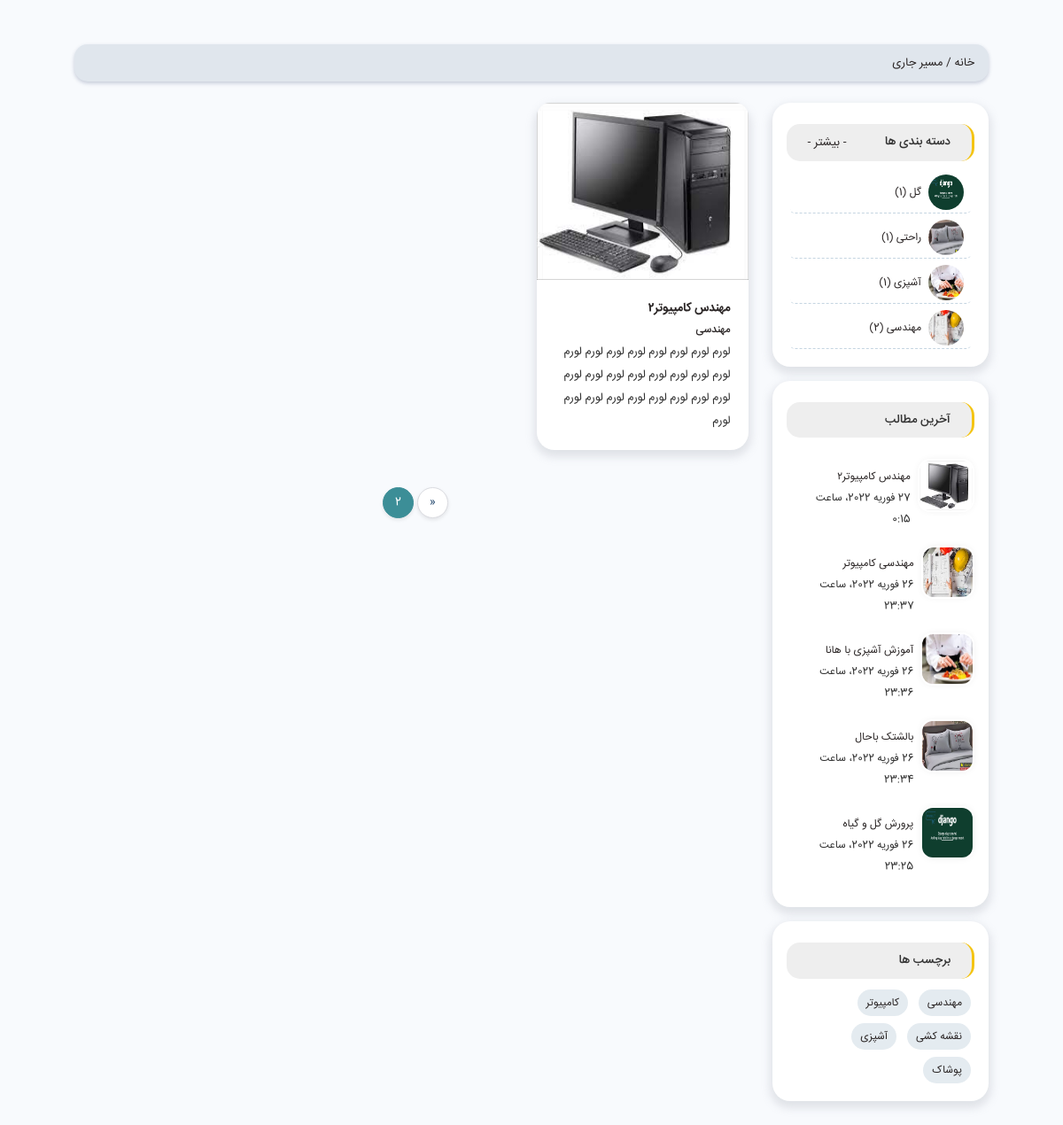
/blogs?page=2, run on the app's committed database.
### domain/models.py (models this page shows, shortened)
class Category(models.Model):
    title = models.CharField(max_length=100, unique=True,verbose_name="عنوان")
    parent = models.ForeignKey(
        "self", on_delete=models.CASCADE, related_name="children", blank=True, null=True, verbose_name="والد"
    )
    cover = models.ImageField(
        upload_to="images/pages", verbose_name="عکس کاور"
    )

class Page(models.Model):
    title = models.CharField(max_length=450,verbose_name="عنوان")
    description = models.TextField(verbose_name="توضیحات")
    slug = models.SlugField(max_length=200, unique=True,verbose_name="اسلاگ")
    category = models.ForeignKey(Category, on_delete=models.CASCADE,related_name='pages',verbose_name="دسته بندی")
    tags = models.ManyToManyField(Tag,related_name='pages',verbose_name="برچسب")
    content = RichTextField(verbose_name="بدنه صفحه")
    page_group = models.ForeignKey(PageGroup, on_delete=models.CASCADE,verbose_name="گروه صفحه")
    cover = models.ImageField(
        upload_to="images/pages",verbose_name="عکس کاور"
    )
    published_at = models.DateTimeField(default=timezone.now,verbose_name="تاریخ انتشار")
    created_at = models.DateTimeField(auto_now_add=True)
    updated_at = models.DateTimeField(auto_now=True)
    is_active = models.BooleanField(default=True,verbose_name="وضعیت")

class Tag(models.Model):
    title = models.CharField(max_length=100, unique=True,verbose_name="عنوان")

### apps/home/views.py (the view)
# urls.py: path('blogs',Blogs.as_view()),
class Blogs(ListView):
    model = Page
    template_name = 'home/blogs.html'
    paginate_by = 4
    extra_context = {
        'categories':Category.objects.all(),
        'last_blogs':Page.objects.order_by('-created_at')[:5],
        'tags':Tag.objects.all()[:5],
    }

### templates/home/blogs.html (shortened to what this page needs)
{% extends 'base.html' %}
{% block content %}
        <section class="container mt-4 mb-2">
            <div class="row">
                <div class="col-12">
                    <div class="breadcrumb radius15 shadow-sm">
                        <ul>
                            <li><a href="#">خانه / </a></li>
                            <li><a href="#" class="current">مسیر جاری</a></li>
                        </ul>
                    </div>
                </div>
            </div>
        </section>
        <section class="container mb-4">
            <div class="row">
                <div class="col-xl-3 order-xl-0 order-1 mb-4">
                    <div class="card pcountry cati p-3 mb-3">
                        <div class="d-flex flex-row justify-content-between bg-light py-2 px-4 my-2 bright radius15">
                            <h2>دسته بندی ها</h2>
                            <a href="#">- بیشتر -</a>
                        </div>
                        <ul class="list-unstyled">
                            {% for category in categories %}
                            <li><a href="#"><img src="{{ category.cover.url }}" class="ml-2" /><span>{{ category.title }} ({{ category.pages.all|length }})</span></a></li>
                            {% endfor %}
                        </ul>
                    </div>
                    <div class="card thumb-post p-3 mb-3">
                        <h2 class="bg-light py-2 px-4 mt-2 mb-4 bright radius15">آخرین مطالب</h2>
                        <ul class="fa12">
                            {% for last_blog in last_blogs %}
                                                            <li>
                                <div class="d-flex flex-row">
                                    <a href="#"><img src="{{ last_blog.cover.url }}" /></a>
                                    <div class="m-2">
                                        <p><a href="#">{{ last_blog.title }}</a></p>
                                        <span>{{ last_blog.created_at }}</span>
                                    </div>
                                </div>
                            </li>
                            {% endfor %}
                        </ul>
                    </div>
                    <div class="card pcolor  p-3 mb-3">
                        <h2 class="bg-light py-2 px-4 my-2 bright radius15">برچسب ها</h2>
                        <ul>
                            {% for tag in tags %}
                            <li><a href="#">{{ tag.title }}</a></li>
                            {% endfor %}
                        </ul>
                    </div>
                </div>
                <div class="col-xl-9  order-xl-1 order-0 mb-4">
                            <div class="row">
                                {% for blog in object_list %}
                                <div class="col-lg-4 col-sm-6 mb-4">
                                    <div class="card">
                                        <a href="blog_destails.html"><img class="card-img-top" style="height: 200px" src="{{ blog.cover.url }}" alt="Card image"></a>
                                        <div class="card-body">
                                            <h2 class="IRANSans_Bold"><a href="blog_destails.html">{{ blog.title }}</a></h2>
                                            <span class="text-primary fa12 IRANSans_Medium"><a href="#">{{ blog.category.title }}</a></span>
                                            <p>
                                               {{ blog.description }}
                                            </p>
                                        </div>
                                    </div>
                                </div>
                                {% endfor %}
                            </div>
                    <div class="row mt-3">
                        <div class="col-12 text-center mx-auto">
                            <ul class="pagination  justify-content-center">
                                 {% if page_obj.has_previous %}
                                <li class="page-item"><a class="page-link" href="?page={{ page_obj.previous_page_number }}">«</a></li>
                                {% endif %}
                                <li class="page-item active"><a class="page-link" href="#">{{ page_obj.number }}</a></li>
                            </ul>
                        </div>
                    </div>
                </div>
            </div>
        </section>
{% endblock %}

### data on the page
Category: cover (picture), title "گل", pages.all|length "1"
Category: cover (picture), title "راحتی", pages.all|length "1"
Category: cover (picture), title "آشپزی", pages.all|length "1"
Category: cover (picture), title "مهندسی", pages.all|length "2"
Page: cover (picture), title "مهندس کامپیوتر۲", created_at "27 فوریه 2022، ساعت 0:15", category "مهندسی", description "لورم لورم لورم لورم لورم لورم لورم لورم لورم لورم لورم لورم لورم لورم لورم لورم لورم لورم لورم لورم لورم لورم لورم لورم لورم"
Page: cover (picture), title "مهندسی کامپیوتر", created_at "26 فوریه 2022، ساعت 23:37"
Page: cover (picture), title "آموزش آشپزی با هانا", created_at "26 فوریه 2022، ساعت 23:36"
Page: cover (picture), title "بالشتک باحال", created_at "26 فوریه 2022، ساعت 23:34"
Page: cover (picture), title "پرورش گل و گیاه", created_at "26 فوریه 2022، ساعت 23:25"
Tag: title "مهندسی"
Tag: title "کامپیوتر"
Tag: title "نقشه کشی"
Tag: title "آشپزی"
Tag: title "پوشاک"

### other printed values
{{ page_obj.number }} "2"
